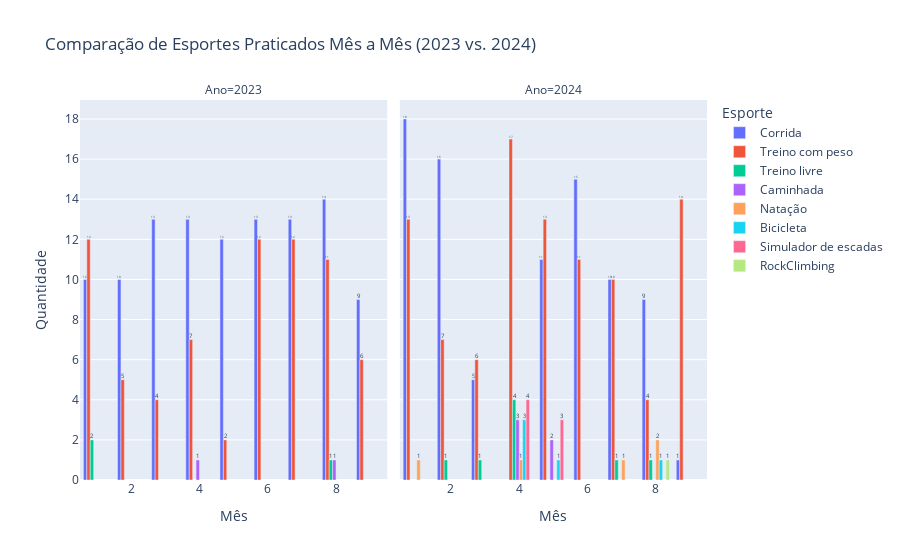

Notebook source saved alongside this figure:
### Markdown cell above
Observa-se que nos meses de janeiro e fevereiro de 2024 houve um aumento na atividade física em comparação com o ano anterior. No entanto, em março/abril/maio, devido a uma lesão, houve uma diminuição nas atividades físicas. Em abril, o indivíduo retomou a prática de exercícios físicos de baixo impacto, superando até mesmo os níveis do ano passado. Por fim, em junho, os valores estão equiparados dos registrados em 2023. Com uma nova lesão a partir de julho houve uma diminuida, mas não parou. Em agosto uma nova lesão resultando em mais diminuição nos exercícios praticados.

### Code cell
# Comparando mesmo período 2023 / 2024 segmentado por esporte
df_group = df_final.groupby(['ano', 'mes', 'sport_type'])['data'].count().reset_index()
df_group.columns = ['Ano', 'Mês', 'Esporte', 'Quantidade']

# Crie o gráfico de barras comparando mês a mês
fig = px.bar(df_group, x='Mês', y='Quantidade', color='Esporte', barmode='group',
             title='Comparação de Esportes Praticados Mês a Mês (2023 vs. 2024)', facet_col='Ano')


# Adicione rótulos de dados às barras
fig.update_traces(texttemplate='%{y}')

fig.show()

fig.write_image("../reports/img/comparacao23_24.png")

### Figure 1 — Plotly figure (JSON) as saved in the notebook; plotly's stock layout.template omitted (floating-point values rounded to 4 significant figures)
{"data": [{"alignmentgroup": "True", "hovertemplate": "Esporte=Corrida<br>Ano=2023<br>Mês=%{x}<br>Quantidade=%{y}<extra></extra>", "legendgroup": "Corrida", "marker": {"color": "#636efa", "pattern": {"shape": ""}}, "name": "Corrida", "offsetgroup": "Corrida", "orientation": "v", "showlegend": true, "textposition": "auto", "texttemplate": "%{y}", "type": "bar", "x": [1, 2, 3, 4, 5, 6, 7, 8, 9], "xaxis": "x", "y": [10, 10, 13, 13, 12, 13, 13, 14, 9], "yaxis": "y"}, {"alignmentgroup": "True", "hovertemplate": "Esporte=Corrida<br>Ano=2024<br>Mês=%{x}<br>Quantidade=%{y}<extra></extra>", "legendgroup": "Corrida", "marker": {"color": "#636efa", "pattern": {"shape": ""}}, "name": "Corrida", "offsetgroup": "Corrida", "orientation": "v", "showlegend": false, "textposition": "auto", "texttemplate": "%{y}", "type": "bar", "x": [1, 2, 3, 5, 6, 7, 8, 9], "xaxis": "x2", "y": [18, 16, 5, 11, 15, 10, 9, 1], "yaxis": "y2"}, {"alignmentgroup": "True", "hovertemplate": "Esporte=Treino com peso<br>Ano=2023<br>Mês=%{x}<br>Quantidade=%{y}<extra></extra>", "legendgroup": "Treino com peso", "marker": {"color": "#EF553B", "pattern": {"shape": ""}}, "name": "Treino com peso", "offsetgroup": "Treino com peso", "orientation": "v", "showlegend": true, "textposition": "auto", "texttemplate": "%{y}", "type": "bar", "x": [1, 2, 3, 4, 5, 6, 7, 8, 9], "xaxis": "x", "y": [12, 5, 4, 7, 2, 12, 12, 11, 6], "yaxis": "y"}, {"alignmentgroup": "True", "hovertemplate": "Esporte=Treino com peso<br>Ano=2024<br>Mês=%{x}<br>Quantidade=%{y}<extra></extra>", "legendgroup": "Treino com peso", "marker": {"color": "#EF553B", "pattern": {"shape": ""}}, "name": "Treino com peso", "offsetgroup": "Treino com peso", "orientation": "v", "showlegend": false, "textposition": "auto", "texttemplate": "%{y}", "type": "bar", "x": [1, 2, 3, 4, 5, 6, 7, 8, 9], "xaxis": "x2", "y": [13, 7, 6, 17, 13, 11, 10, 4, 14], "yaxis": "y2"}, {"alignmentgroup": "True", "hovertemplate": "Esporte=Treino livre<br>Ano=2023<br>Mês=%{x}<br>Quantidade=%{y}<extra></extra>", "legendgroup": "Treino livre", "marker": {"color": "#00cc96", "pattern": {"shape": ""}}, "name": "Treino livre", "offsetgroup": "Treino livre", "orientation": "v", "showlegend": true, "textposition": "auto", "texttemplate": "%{y}", "type": "bar", "x": [1, 8], "xaxis": "x", "y": [2, 1], "yaxis": "y"}, {"alignmentgroup": "True", "hovertemplate": "Esporte=Treino livre<br>Ano=2024<br>Mês=%{x}<br>Quantidade=%{y}<extra></extra>", "legendgroup": "Treino livre", "marker": {"color": "#00cc96", "pattern": {"shape": ""}}, "name": "Treino livre", "offsetgroup": "Treino livre", "orientation": "v", "showlegend": false, "textposition": "auto", "texttemplate": "%{y}", "type": "bar", "x": [2, 3, 4, 7, 8], "xaxis": "x2", "y": [1, 1, 4, 1, 1], "yaxis": "y2"}, {"alignmentgroup": "True", "hovertemplate": "Esporte=Caminhada<br>Ano=2023<br>Mês=%{x}<br>Quantidade=%{y}<extra></extra>", "legendgroup": "Caminhada", "marker": {"color": "#ab63fa", "pattern": {"shape": ""}}, "name": "Caminhada", "offsetgroup": "Caminhada", "orientation": "v", "showlegend": true, "textposition": "auto", "texttemplate": "%{y}", "type": "bar", "x": [4, 8], "xaxis": "x", "y": [1, 1], "yaxis": "y"}, {"alignmentgroup": "True", "hovertemplate": "Esporte=Caminhada<br>Ano=2024<br>Mês=%{x}<br>Quantidade=%{y}<extra></extra>", "legendgroup": "Caminhada", "marker": {"color": "#ab63fa", "pattern": {"shape": ""}}, "name": "Caminhada", "offsetgroup": "Caminhada", "orientation": "v", "showlegend": false, "textposition": "auto", "texttemplate": "%{y}", "type": "bar", "x": [4, 5], "xaxis": "x2", "y": [3, 2], "yaxis": "y2"}, {"alignmentgroup": "True", "hovertemplate": "Esporte=Natação<br>Ano=2024<br>Mês=%{x}<br>Quantidade=%{y}<extra></extra>", "legendgroup": "Natação", "marker": {"color": "#FFA15A", "pattern": {"shape": ""}}, "name": "Natação", "offsetgroup": "Natação", "orientation": "v", "showlegend": true, "textposition": "auto", "texttemplate": "%{y}", "type": "bar", "x": [1, 4, 7, 8], "xaxis": "x2", "y": [1, 1, 1, 2], "yaxis": "y2"}, {"alignmentgroup": "True", "hovertemplate": "Esporte=Bicicleta<br>Ano=2024<br>Mês=%{x}<br>Quantidade=%{y}<extra></extra>", "legendgroup": "Bicicleta", "marker": {"color": "#19d3f3", "pattern": {"shape": ""}}, "name": "Bicicleta", "offsetgroup": "Bicicleta", "orientation": "v", "showlegend": true, "textposition": "auto", "texttemplate": "%{y}", "type": "bar", "x": [4, 5, 8], "xaxis": "x2", "y": [3, 1, 1], "yaxis": "y2"}, {"alignmentgroup": "True", "hovertemplate": "Esporte=Simulador de escadas<br>Ano=2024<br>Mês=%{x}<br>Quantidade=%{y}<extra></extra>", "legendgroup": "Simulador de escadas", "marker": {"color": "#FF6692", "pattern": {"shape": ""}}, "name": "Simulador de escadas", "offsetgroup": "Simulador de escadas", "orientation": "v", "showlegend": true, "textposition": "auto", "texttemplate": "%{y}", "type": "bar", "x": [4, 5], "xaxis": "x2", "y": [4, 3], "yaxis": "y2"}, {"alignmentgroup": "True", "hovertemplate": "Esporte=RockClimbing<br>Ano=2024<br>Mês=%{x}<br>Quantidade=%{y}<extra></extra>", "legendgroup": "RockClimbing", "marker": {"color": "#B6E880", "pattern": {"shape": ""}}, "name": "RockClimbing", "offsetgroup": "RockClimbing", "orientation": "v", "showlegend": true, "textposition": "auto", "texttemplate": "%{y}", "type": "bar", "x": [8], "xaxis": "x2", "y": [1], "yaxis": "y2"}], "layout": {"annotations": [{"font": {}, "showarrow": false, "text": "Ano=2023", "x": 0.245, "xanchor": "center", "xref": "paper", "y": 1, "yanchor": "bottom", "yref": "paper"}, {"font": {}, "showarrow": false, "text": "Ano=2024", "x": 0.755, "xanchor": "center", "xref": "paper", "y": 1, "yanchor": "bottom", "yref": "paper"}], "barmode": "group", "legend": {"title": {"text": "Esporte"}, "tracegroupgap": 0}, "title": {"text": "Comparação de Esportes Praticados Mês a Mês (2023 vs. 2024)"}, "xaxis": {"anchor": "y", "domain": [0, 0.49], "title": {"text": "Mês"}}, "xaxis2": {"anchor": "y2", "domain": [0.51, 1], "matches": "x", "title": {"text": "Mês"}}, "yaxis": {"anchor": "x", "domain": [0, 1], "title": {"text": "Quantidade"}}, "yaxis2": {"anchor": "x2", "domain": [0, 1], "matches": "y", "showticklabels": false}}}
